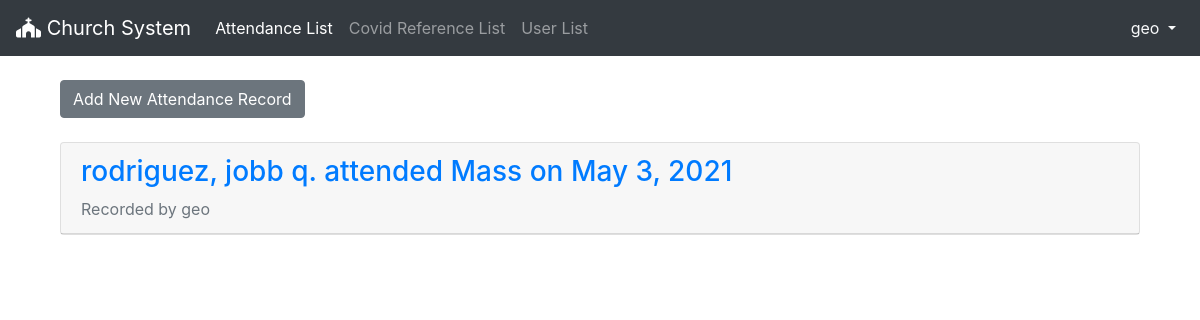
Page /attendance/ (signed in) on the earlier database version.
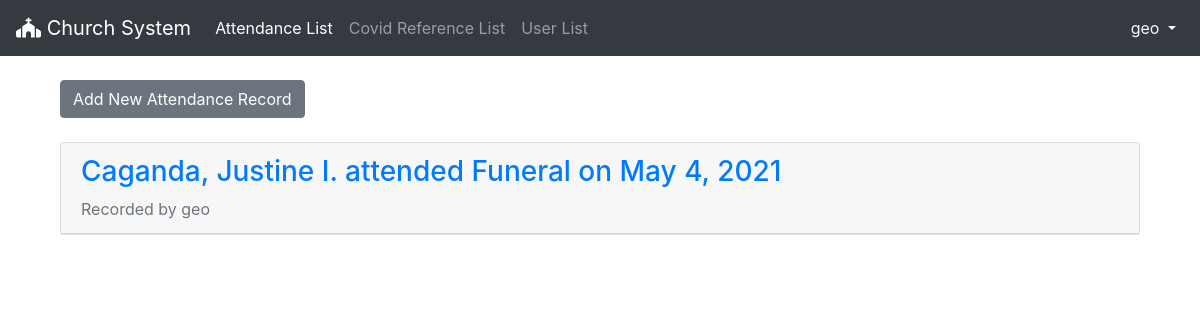
Same page on the later database version.
### church/models.py (models this page shows, shortened)
class Attendance(models.Model):
    class Event(models.TextChoices):
        MASS = 'MA', ('Mass')
        BAPTISM = 'B', ('Baptism')
        MARRIAGE = 'MAR', ('Marriage')
        FUNERAL = 'F', ('Funeral')
        OTHERS = 'O', ('Others')
    user_id = models.ForeignKey(User, on_delete=models.PROTECT)
    date_attended = models.DateField('date_attend', auto_now_add=True)
    event_type = models.CharField('event', max_length=3, choices=Event.choices, default=Event.MASS)
    staff_id = models.ForeignKey(Staff, on_delete=models.PROTECT)

### user/models.py (models this page shows, shortened)
class User(models.Model):
    class Sex(models.TextChoices):
        MAN = 'M', ('Man')
        WOMAN = 'F', ('Woman')
    first_name = models.CharField(max_length=50)
    middle_name = models.CharField(max_length=50)
    last_name = models.CharField(max_length=50)
    birthdate = models.DateField()
    age = models.IntegerField()
    sex = models.CharField(max_length=1, choices=Sex.choices, null=True)
    profession = models.CharField(max_length=50)
    staff = models.ForeignKey(Staff, on_delete=models.PROTECT)
    def __str__(self):
        return f'{self.last_name}, {self.first_name} {self.middle_name[0]}.'

### staff/models.py (models this page shows)
class Staff(AbstractUser):
    class Sex(models.TextChoices):
        MAN = 'M', ('Man')
        WOMAN = 'F', ('Woman')
    sex = models.CharField('sex', max_length=1, choices=Sex.choices, null=True)
    def __str__(self):
        return f'{self.username}'

### church/views.py (the view)
# urls.py: path('', AttendanceListView.as_view(), name='attend_list'),
class AttendanceListView(LoginRequiredMixin, ListView):
    model = Attendance
    template_name = 'attend_list.html'
    context_object_name = 'all_attends_list'

### templates/attend_list.html (shortened to what this page needs)
{% extends 'base.html' %}
{% block navbar %}
  <li class="nav-item">
    <a class="nav-link active" href="{% url 'attend_list'%}">Attendance List</a>
  </li>
  <li class="nav-item">
      <a class="nav-link" href="{% url 'ref_list'%}">Covid Reference List</a>
  </li>
  <li class="nav-item">
      <a class="nav-link" href="{% url 'user_list'%}">User List</a>
  </li>
{% endblock%}
{% block content%}
  <div class="container-fluid mt-4">
      <a href="{% url 'attend_new' %}"><button class="btn btn-secondary">Add New Attendance Record</button></a>
      {% for attend in all_attends_list %}
        <div class="card mt-4">
            <a style="text-decoration: none;" href="{% url 'attend_detail' attend.pk %}">
                <div class="card-header">
                    <span class="font-weight-bold d-block"><h3>{{ attend.user_id }} attended {{ attend.get_event_type_display }} on {{ attend.date_attended}}</h3></span>
                    <span class="text-muted">Recorded by {{ attend.staff_id }}</span>
                </div>
            </a>
        </div>
      {% endfor %}
  </div>
{% endblock content%}

Differences in the rows shown:
removed Attendance: user_id "rodriguez, jobb q.", event_type "Mass", date_attended "May 3, 2021", staff_id "geo"
added Attendance: user_id "Caganda, Justine I.", event_type "Funeral", date_attended "May 4, 2021", staff_id "geo"
